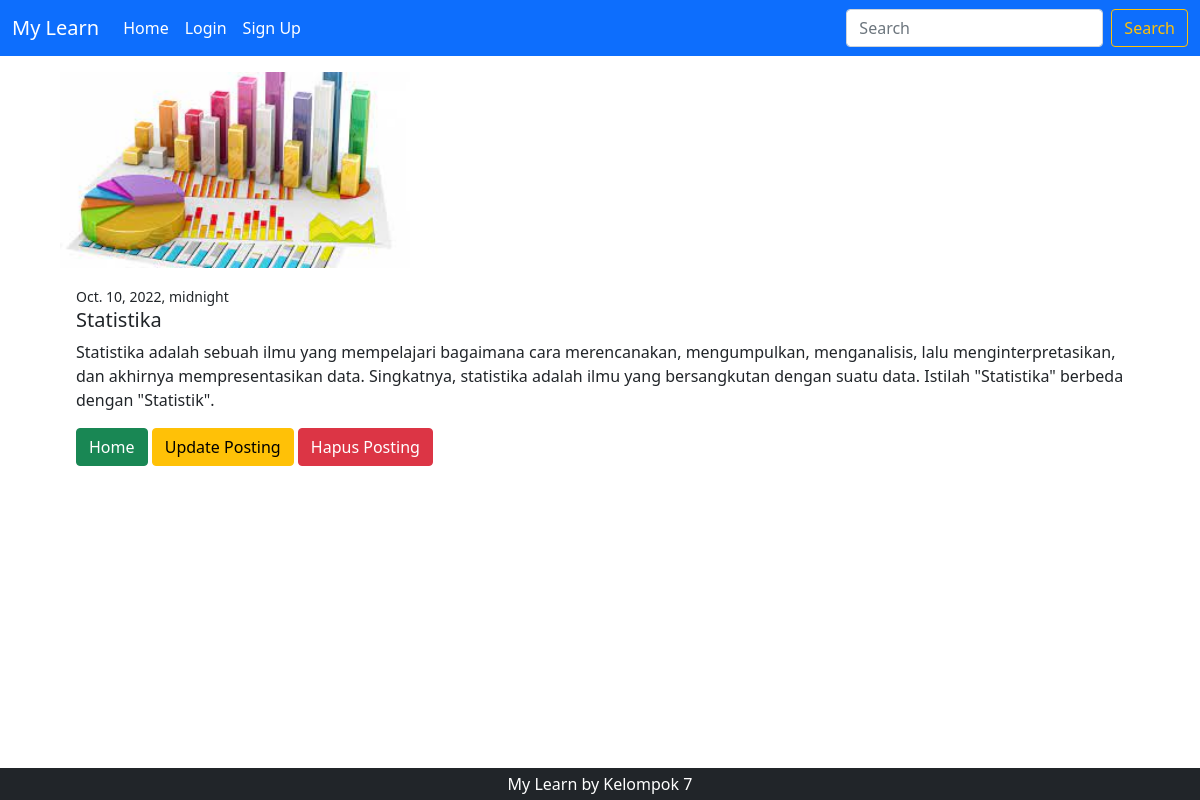
The app's page /detail/6 with its own data.
### posting/models.py (models this page shows, shortened)
class Posting(models.Model):
    judul = models.CharField(max_length=200)
    konten = models.TextField()
    image = models.ImageField(null=True, blank=True, upload_to='images')
    date = models.DateTimeField()

### posting/views.py (the view)
# urls.py: path('detail/<int:pk>', views.DetailPosting.as_view(), name='detail'),
class DetailPosting(generic.DetailView):
    model = Posting
    template_name = 'posting/detail.html'

### templates/posting/detail.html (shortened to what this page needs)
{% extends 'base.html' %}
{% block content %}
<div class="container mt-3 mb-5 justify-content-center" style="width: 69rem;">
    <img src="{{ posting.image.url }}"  style="width:350px" class="card-img-top" alt="my image">
    <div class="card-body">
        <small>{{ posting.date }}</small>
      <h5 class="card-title">{{ posting.judul }}</h5>
      <p class="card-text">{{ posting.konten }}</p>
      <a href="{% url 'index' %}" class="btn btn-success">Home</a>
      <a href="{% url 'update' object.pk %}" class="btn btn-warning">Update Posting</a>
      <a href="{% url 'delete' object.pk %}" class="btn btn-danger">Hapus Posting</a>
    </div>
  </div>
{% endblock %}

### records on screen
Posting: image (picture), date "Oct. 10, 2022, midnight", judul "Statistika", konten "Statistika adalah sebuah ilmu yang mempelajari bagaimana cara merencanakan, mengumpulkan, menganalisis, lalu menginterpretasikan, dan akhirnya mempresentasikan data. Singkatnya, statistika adalah ilmu yang bersangkutan dengan suatu data. Istilah \"Statistika\" berbeda dengan \"Statistik\"."
